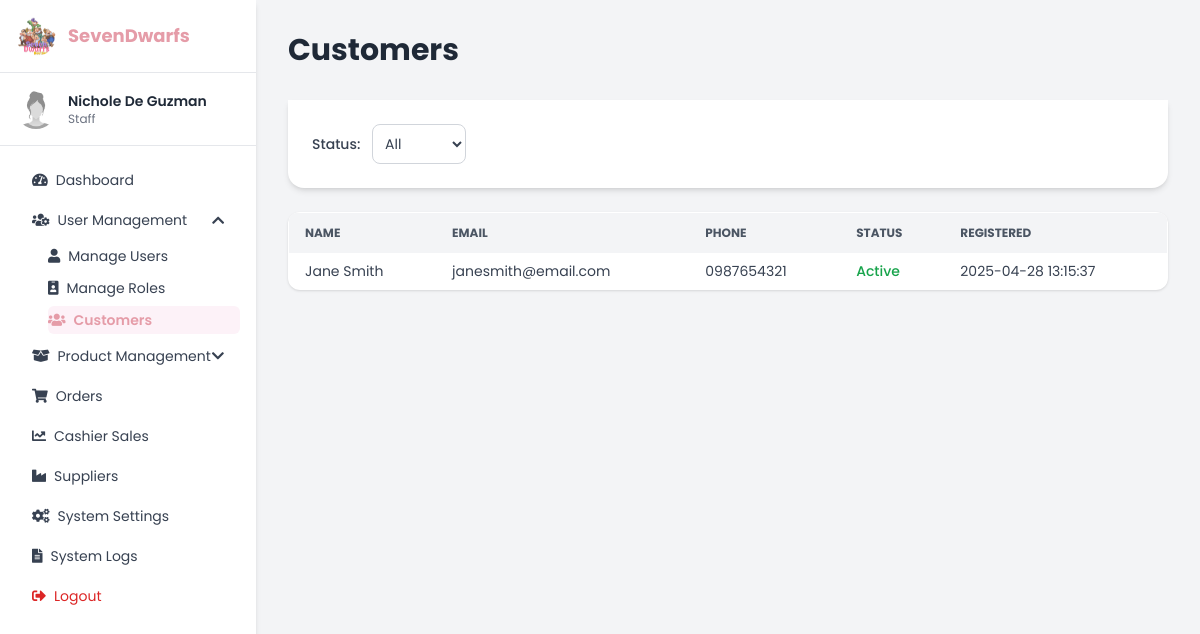
The app's page /customers.php (signed in), older data.
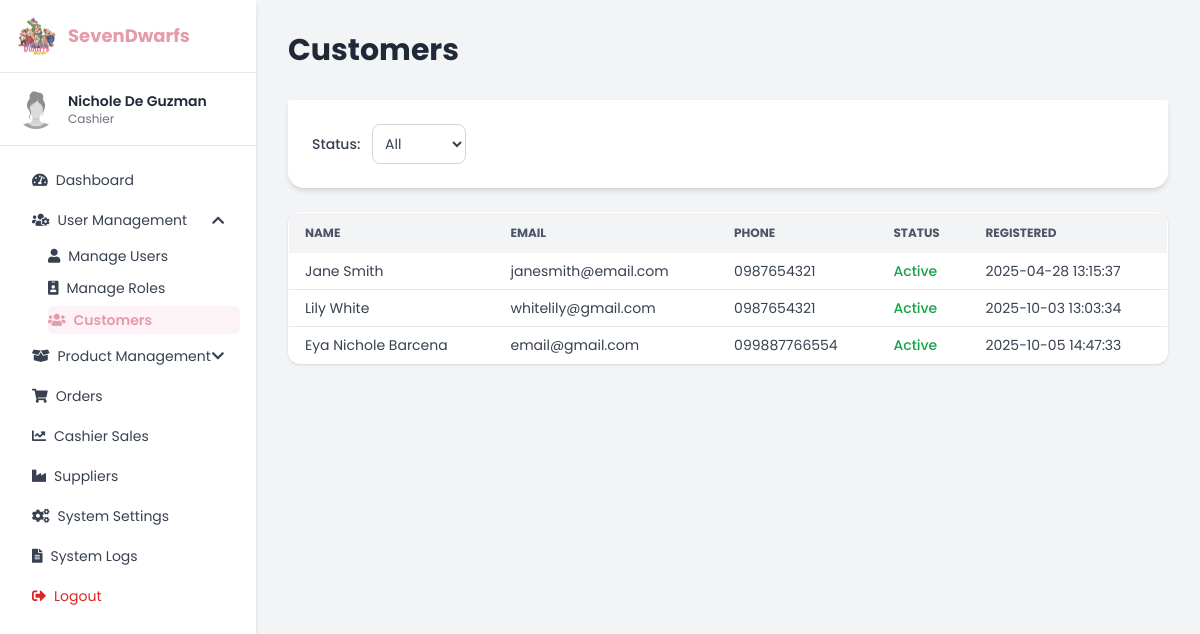
The same page, newer data.
### tables this page shows
CREATE TABLE `roles` (
  `role_id` int(11) NOT NULL,
  `role_name` varchar(50) NOT NULL
);

CREATE TABLE `customers` (
  `customer_id` int(11) NOT NULL,
  `first_name` varchar(100) NOT NULL,
  `last_name` varchar(100) NOT NULL,
  `email` varchar(150) NOT NULL,
  `phone` varchar(20) DEFAULT NULL,
  `password_hash` varchar(255) NOT NULL,
  `address` text DEFAULT NULL,
  `status_id` int(11) DEFAULT 1,
  `created_at` timestamp NOT NULL DEFAULT current_timestamp(),
  `profile_picture` varchar(255) DEFAULT NULL
);

CREATE TABLE `status` (
  `status_id` int(11) NOT NULL,
  `status_name` enum('Active','Inactive','Suspended') NOT NULL
);

### customers.php (the view, shortened to what the changed rows need)
<?php
    require 'conn.php';
    $admin_id = $_SESSION['admin_id'] ?? null;
    $admin_name = "Admin";
    $admin_role = "Admin";
    if ($admin_id) {
        $query = "
            SELECT
                CONCAT(first_name, ' ', last_name) AS full_name,
                r.role_name
            FROM adminusers a
            LEFT JOIN roles r ON a.role_id = r.role_id
            WHERE a.admin_id = ?
        ";
        $stmt = $conn->prepare($query);
        $stmt->bind_param("i", $admin_id);
        $stmt->execute();
        $result = $stmt->get_result();
        if ($row = $result->fetch_assoc()) {
            $admin_name = $row['full_name'];
            $admin_role = $row['role_name'] ?? 'Admin';
        }
    }
    $customers = [];
    $sql = "
        SELECT c.customer_id,
               CONCAT(c.first_name, ' ', c.last_name) AS name,
               c.email,
               c.phone,
               s.status_name,
               c.created_at
        FROM customers c
        INNER JOIN status s ON c.status_id = s.status_id
    ";
    $sql .= " ORDER BY c.created_at ASC";
    $result = $conn->query($sql);
    if ($result->num_rows > 0) {
        while ($row = $result->fetch_assoc()) {
            $customers[] = $row;
        }
    }
?><!DOCTYPE html>
<html lang="en">
<head>
  <script src="https://cdn.tailwindcss.com"></script>
  <link href="https://cdnjs.cloudflare.com/ajax/libs/font-awesome/5.15.3/css/all.min.css" rel="stylesheet" />
</head>
<body class="font-poppins text-sm bg-gray-100">
  <div class="flex min-h-screen">
    <aside class="w-64 bg-white shadow-md" x-data="{ userMenu: true, productMenu: false }">
      <div class="p-4 border-b">
        <div class="flex items-center space-x-3">
          <h2 class="text-lg font-bold text-[var(--rose)]">SevenDwarfs</h2>
        </div>
      </div>
      <div class="p-4 border-b flex items-center space-x-3">
        <div>
          <p class="font-semibold text-gray-800"><?= htmlspecialchars($admin_name); ?></p>
          <p class="text-xs text-gray-500"><?= htmlspecialchars($admin_role); ?></p>
        </div>
      </div>
    </aside>
    <main class="flex-1 p-8 overflow-auto">
      <header class="flex justify-between items-center mb-8">
    <h1 class="text-3xl font-bold text-gray-800">Customers</h1>
  </header>
      <div class="overflow-x-auto bg-white rounded-xl shadow">
        <table class="min-w-full border border-gray-200 rounded-lg overflow-hidden text-sm">
          <thead class="bg-gray-100 text-gray-600 uppercase text-xs">
            <tr>
              <th class="px-4 py-3 text-left">Name</th>
              <th class="px-4 py-3 text-left">Email</th>
              <th class="px-4 py-3 text-left">Phone</th>
              <th class="px-4 py-3 text-left">Status</th>
              <th class="px-4 py-3 text-left">Registered</th>
            </tr>
          </thead>
          <tbody class="divide-y divide-gray-200 text-gray-700">
            <?php if (!empty($customers)): ?>
              <?php foreach ($customers as $customer): ?>
                <tr class="hover:bg-gray-50 transition">
                  <td class="px-4 py-2"><?= htmlspecialchars($customer['name']); ?></td>
                  <td class="px-4 py-2"><?= htmlspecialchars($customer['email']); ?></td>
                  <td class="px-4 py-2"><?= htmlspecialchars($customer['phone']); ?></td>
                  <td class="px-4 py-2 font-medium <?= strtolower($customer['status_name']) === 'active' ? 'text-green-600' : 'text-red-600'; ?>">
                    <?= htmlspecialchars($customer['status_name']); ?>
                  </td>
                  <td class="px-4 py-2"><?= htmlspecialchars($customer['created_at']); ?></td>
                </tr>
              <?php endforeach; ?>
            <?php else: ?>
              <tr>
                <td colspan="6" class="text-center py-6 text-gray-500">No customers found</td>
              </tr>
            <?php endif; ?>
          </tbody>
        </table>
      </div>
    </main>
  </div>
</body>
</html>

Row changes from the older to the newer data that the page shows:
no longer on this page (row edited): roles: role_name "Staff"
now on this page (row edited): roles: role_name "Cashier"
added customers: name "Lily White", email "whitelily@gmail.com", phone "0987654321", status.status_name "Active", created_at "2025-10-03 13:03:34"
added customers: name "Eya Nichole Barcena", email "email@gmail.com", phone "099887766554", status.status_name "Active", created_at "2025-10-05 14:47:33"
